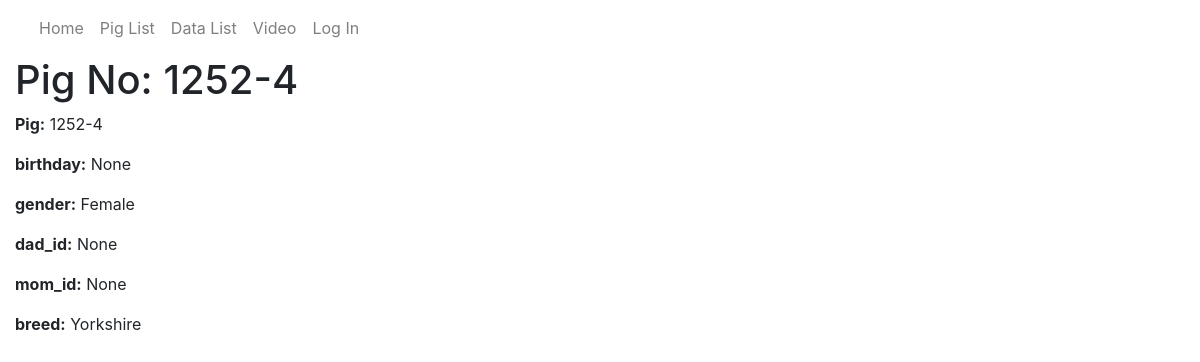
Before: /catalog/pig/1252-4 with the older database file.
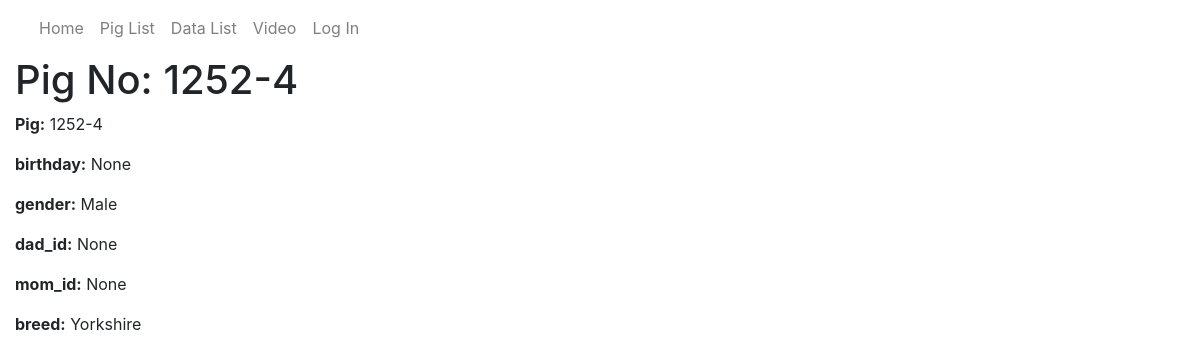
After: the same page with the newer database file.
### catalog/models.py (models this page shows, shortened)
class Pig(models.Model):
    pig_id = models.CharField(max_length=8,primary_key=True, help_text='Input birth year(XX) + ear tag')
    birth = models.DateField(null=True, blank=True)
    gender = models.CharField(max_length=100,null=True, blank=True)
    dad_id = models.CharField(max_length=100,null=True, blank=True)
    mom_id = models.CharField(max_length=100,null=True, blank=True)
    breed = models.CharField(max_length=10, help_text='Pig\'s breed')

### catalog/views.py (the view)
# urls.py: path('pig/<str:pk>', views.PigDetailView.as_view(), name='pig-detail'),
class PigDetailView(generic.DetailView):
    model = Pig

### catalog/templates/catalog/pig_detail.html (shortened to what this page needs)
{% extends "base_generic.html" %}
{% block content %}
  <h1>Pig No: {{ pig.pig_id }}</h1>
  <p><strong>Pig:</strong> {{ pig.pig_id }}</p>
  <p><strong>birthday:</strong> {{ pig.birth }}</p>
  <p><strong>gender:</strong> {{ pig.gender }}</p>
  <p><strong>dad_id:</strong> {{ pig.dad_id }}</p>
  <p><strong>mom_id:</strong> {{ pig.mom_id }}</p>
  <p><strong>breed:</strong> {{ pig.breed }}</p>
{% endblock %}

Changed rows visible on the page:
changed Pig "None": gender "Female" → "Male"
